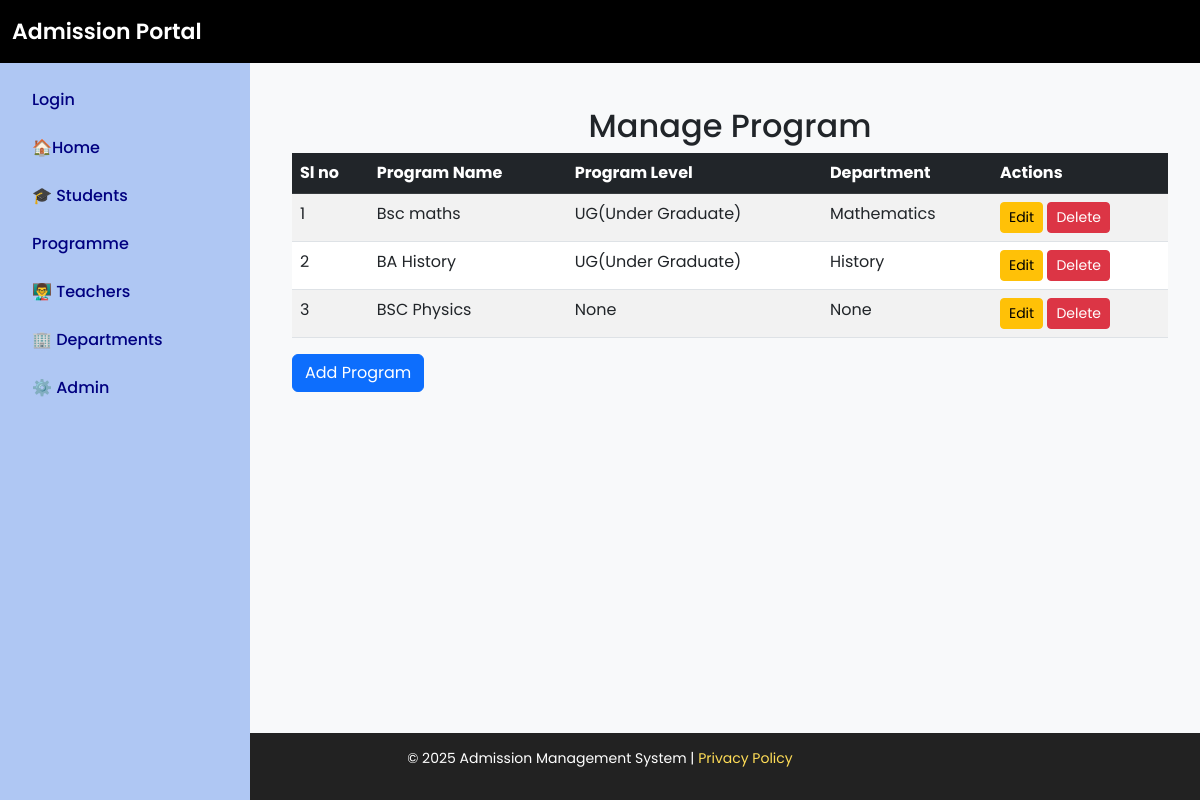
Page /manage_program on the earlier database version.
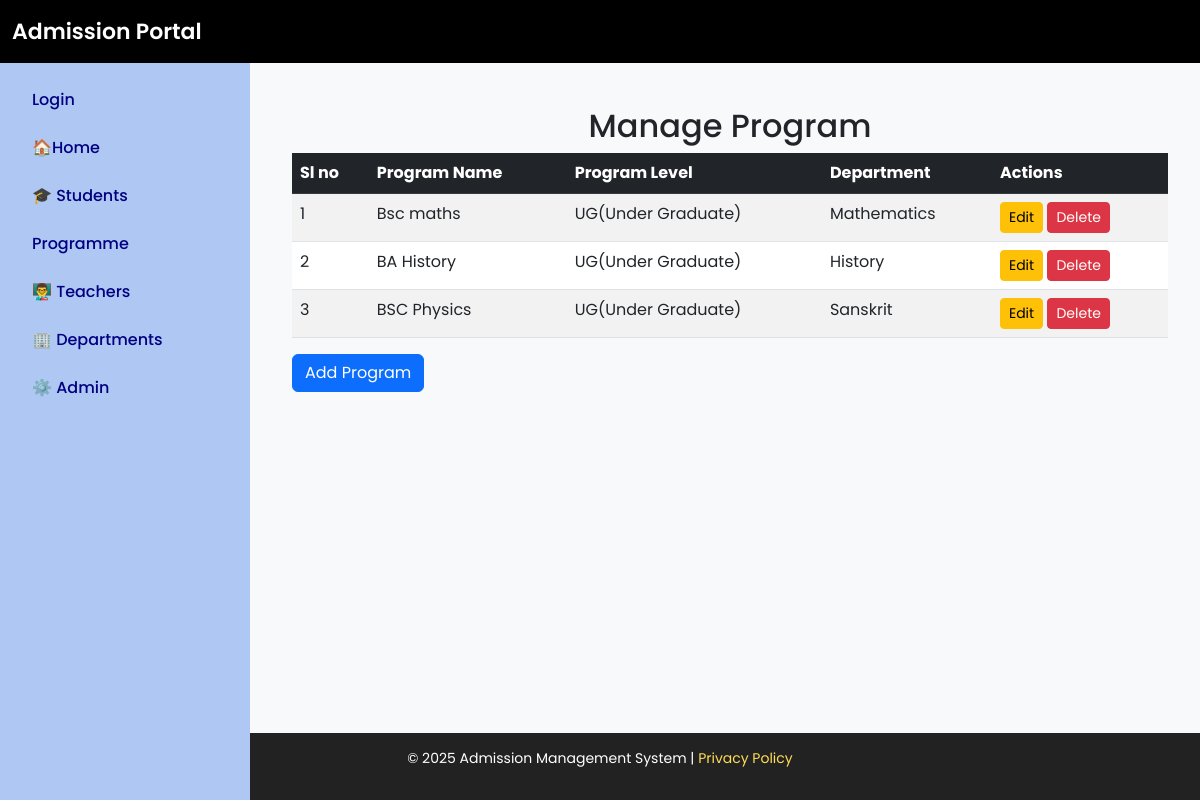
Same page on the later database version.
### admission/models.py (models this page shows, shortened)
class Program(models.Model):
    program_name = models.CharField(max_length=100, unique=True)
    department = models.ForeignKey(Department, on_delete=models.SET_NULL, blank=True, null=True)  # ForeignKey to Department
    program_level = models.ForeignKey(ProgramLevel, on_delete=models.SET_NULL, blank=True, null=True)  # ForeignKey to ProgramLevel

class ProgramLevel(models.Model):
    level_name = models.CharField(max_length=100,default='UG')
    def __str__(self):
        return self.level_name

class Department(models.Model):
    dept_name = models.CharField(max_length=100, unique=True)
    def __str__(self):
        return self.dept_name

### admission/views.py (the view)
# urls.py: path('manage_program', views.manage_program, name='manage_program'),
def manage_program(request):
   programs = Program.objects.all()
   return render(request, 'manage_program.html', {'programs': programs})

### admission/templates/manage_program.html
{% extends 'base.html' %}
{% block content %}
<div class="container mt-4">
    <h2 class="text-center">Manage Program</h2>
    <table class="table table-striped">
        <thead class="table-dark">
            <tr>
                <th>Sl no</th>
                <th>Program Name</th>
                <th>Program Level</th>
                <th>Department</th>
                <th>Actions</th>
            </tr>
        </thead>
        <tbody>
            {% for program in programs %}
            <tr>
                <td>{{ forloop.counter }}</td>
                <td>{{ program.program_name }}</td>
                <td>{{ program.program_level }}</td>
                <td>{{ program.department }}</td>
                <td>
                    <a href="{% url 'edit_program' program.id %}" class="btn btn-warning btn-sm">Edit</a>
                    <a href="{% url 'delete_program' program.id %}" class="btn btn-danger btn-sm">Delete</a>
                </td>
            </tr>
            {% empty %}
            <tr>
                <td colspan="3" class="text-center">No programs available.</td>
            </tr>
            {% endfor %}
        </tbody>
    </table>
    <a href="{% url 'add_program' %}" class="btn btn-primary">Add Program</a>
</div>
{% endblock %}

Differences in the rows shown:
changed Program "BSC Physics": program_level "None" → "UG(Under Graduate)"; department "None" → "Sanskrit"
